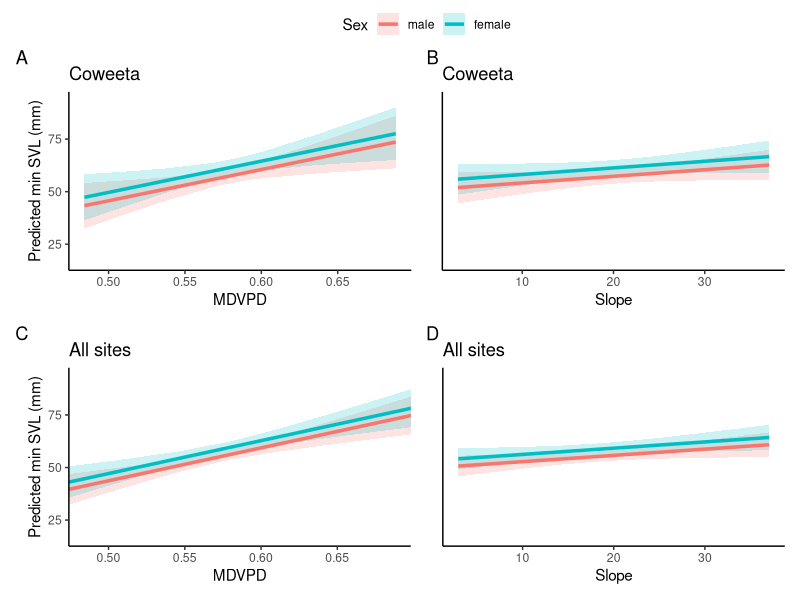
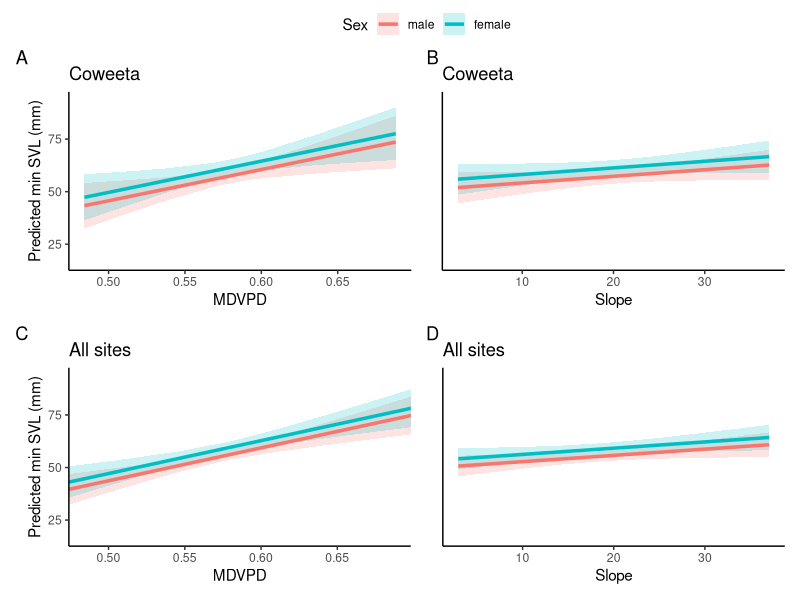

Here is the R script that generated these plots, in order:
## ---- chunk 1
# install.packages(c("tidyverse", "ggeffects", "patchwork"))
library(tidyverse)
library(ggeffects)
library(patchwork)
## ---- chunk 2
Plethodon_data <- read.csv('../Input/Plethodon_Data.csv')
Plethodon_Study_Sites <- read.csv('../Input/Salamander_Study_Sites.csv')
## ---- chunk 3
# Keeps mature males and females
# Excludes those with measurements below 30 and above 120 because these are likely measurement errors
all_mature_plethodon <- Plethodon_data %>%
  filter(maturity_status %in% c("mature_male", "mature_female"),
         between(svl_mm, 30, 120)) %>%
  select(site, species, svl_mm, maturity_status)
## ---- chunk 4
# Smallest mature SVL per site and sex
Plethodon_sites_simplified <- all_mature_plethodon %>%
  group_by(site, maturity_status) %>%
  summarise(svl_mm = min(svl_mm), .groups = "drop") %>%
  mutate(sex = if_else(maturity_status == "mature_male", "male", "female"))

# Keeps only sites with measured mature individuals
Modeling_Data <- Plethodon_Study_Sites %>%
  inner_join(Plethodon_sites_simplified, by = "site", relationship = "one-to-many")
## ---- chunk 5
# Standardizes each site once
scale_by_site <- function(x, site) {
  once <- !duplicated(site)
  (x - mean(x[once])) / sd(x[once])
}

Modeling_Data <- Modeling_Data %>%
  mutate(
    # Folds aspect so 0 = north-facing and 180 = south-facing
    Aspect_folded = 180 - abs(Aspect - 180),

    # Standardizes the covariates
    MDT_z    = scale_by_site(DaymetMDTC.Apr.Oct.2011.2020, site),
    MDP_z    = scale_by_site(DaymetMDPmm.Apr.Oct.2011.2020, site),
    MDVPD_z  = scale_by_site(DaymetMDVPD.Apr.Oct.2011.2020, site),
    Aspect_z = scale_by_site(Aspect_folded, site),
    Slope_z  = scale_by_site(Slope, site),

    # Sets male as the reference level
    sex = relevel(factor(sex), ref = "male"))
## ---- chunk 6
# Subsetting data to only Coweeta
Coweeta_Modeling_data <- Modeling_Data %>%
  filter(Study.Area == "Coweeta")

# Linear Model
Coweeta_Model <- glm(svl_mm ~ sex + MDVPD_z + Slope_z + Aspect_z + MDP_z + MDT_z, data = Coweeta_Modeling_data)

# Model summary 
# This produces two-tailed p-values; these were then calculated as one-tailed p-values and reported as such in the manuscript. 
summary(Coweeta_Model)
## ---- chunk 7
# Linear Model
All_Sites_Model <- glm(svl_mm ~ sex + MDVPD_z + Slope_z + Aspect_z + MDP_z + MDT_z, data = Modeling_Data)

# Model summary
# This produces two-tailed p-values; these were then calculated as one-tailed p-values and reported as such in the manuscript. 
summary(All_Sites_Model)
## ---- chunk 8
# One row per site, matching how the covariates were standardized
Site_Data <- Modeling_Data %>%
  distinct(site, .keep_all = TRUE)

# Back-transformation values
MDVPD_mean <- mean(Site_Data$DaymetMDVPD.Apr.Oct.2011.2020)
MDVPD_sd   <- sd(Site_Data$DaymetMDVPD.Apr.Oct.2011.2020)

Slope_mean <- mean(Site_Data$Slope)
Slope_sd   <- sd(Site_Data$Slope)
## ---- chunk 9
# Coweeta predictions
# MDVPD
MDVPD_pred_coweeta <- ggpredict(Coweeta_Model, terms = c("MDVPD_z", "sex"))
MDVPD_pred_coweeta$MDVPD <- MDVPD_pred_coweeta$x * MDVPD_sd + MDVPD_mean

# Slope
Slope_pred_coweeta <- ggpredict(Coweeta_Model, terms = c("Slope_z", "sex"))
Slope_pred_coweeta$Slope <- Slope_pred_coweeta$x * Slope_sd + Slope_mean

# All site predictions
# MDVPD
MDVPD_pred_all_sites <- ggpredict(All_Sites_Model, terms = c("MDVPD_z", "sex"))
MDVPD_pred_all_sites$MDVPD <- MDVPD_pred_all_sites$x * MDVPD_sd + MDVPD_mean

# Slope
Slope_pred_all_sites <- ggpredict(All_Sites_Model, terms = c("Slope_z", "sex"))
Slope_pred_all_sites$Slope <- Slope_pred_all_sites$x * Slope_sd + Slope_mean
## ---- chunk 10
# Both MDVPD plots begin and end with the Coweeta prediction range for comparison of the Coweeta plot to the broader regional plot.
MDVPD_limits <- range(MDVPD_pred_coweeta$MDVPD)

# Both slope plots cover the combined Coweeta and all-sites range
Slope_limits <- range(Slope_pred_coweeta$Slope, Slope_pred_all_sites$Slope)

# All four plots share one SVL axis that fits every confidence interval
SVL_limits <- range(
  MDVPD_pred_coweeta$conf.low,   MDVPD_pred_coweeta$conf.high,
  Slope_pred_coweeta$conf.low,   Slope_pred_coweeta$conf.high,
  MDVPD_pred_all_sites$conf.low, MDVPD_pred_all_sites$conf.high,
  Slope_pred_all_sites$conf.low, Slope_pred_all_sites$conf.high)

# Adding some space above and below the confidence intervals
SVL_padding <- diff(SVL_limits) * 0.05
SVL_limits <- c(SVL_limits[1] - SVL_padding, SVL_limits[2] + SVL_padding)
## ---- chunk 11
Coweeta_MDVPD_Plot <- ggplot(MDVPD_pred_coweeta, aes(x = MDVPD, y = predicted, color = group, fill = group)) +
  geom_ribbon(aes(ymin = conf.low, ymax = conf.high), alpha = 0.2, color = NA) +
  geom_line(linewidth = 1.2) +
  coord_cartesian(xlim = MDVPD_limits, ylim = SVL_limits) +
  labs(title = "Coweeta", x = "MDVPD", y = "Predicted min SVL (mm)",
       color = "Sex", fill = "Sex", tag = "A") +
  theme_classic() +
  theme(legend.position = "none")
## ---- chunk 12
Coweeta_Slope_Plot <- ggplot(Slope_pred_coweeta, aes(x = Slope, y = predicted, color = group, fill = group)) +
  geom_ribbon(aes(ymin = conf.low, ymax = conf.high), alpha = 0.2, color = NA) +
  geom_line(linewidth = 1.2) +
  coord_cartesian(xlim = Slope_limits, ylim = SVL_limits) +
  labs(title = "Coweeta", x = "Slope", y = NULL,
       color = "Sex", fill = "Sex", tag = "B") +
  theme_classic() +
  theme(axis.text.y = element_blank(), axis.ticks.y = element_blank(), legend.position = "none")
## ---- chunk 13
All_Sites_MDVPD_Plot <- ggplot(MDVPD_pred_all_sites, aes(x = MDVPD, y = predicted, color = group, fill = group)) +
  geom_ribbon(aes(ymin = conf.low, ymax = conf.high), alpha = 0.2, color = NA) +
  geom_line(linewidth = 1.2) +
  coord_cartesian(xlim = MDVPD_limits, ylim = SVL_limits) +
  labs(title = "All sites", x = "MDVPD", y = "Predicted min SVL (mm)",
       color = "Sex", fill = "Sex", tag = "C") +
  theme_classic() +
  theme(legend.position = "none")
## ---- chunk 14
All_Sites_Slope_Plot <- ggplot(Slope_pred_all_sites, aes(x = Slope, y = predicted, color = group, fill = group)) +
  geom_ribbon(aes(ymin = conf.low, ymax = conf.high), alpha = 0.2, color = NA) +
  geom_line(linewidth = 1.2) +
  coord_cartesian(xlim = Slope_limits, ylim = SVL_limits) +
  labs(title = "All sites", x = "Slope", y = NULL,
       color = "Sex", fill = "Sex", tag = "D") +
  theme_classic() +
  theme(axis.text.y = element_blank(), axis.ticks.y = element_blank())
## ---- chunk 15
# Coweeta plots on the top row, all-sites plots on the bottom row, shared legend above
Combined_Covariate_Plot <- (
  guide_area() /
    (Coweeta_MDVPD_Plot | Coweeta_Slope_Plot) /
    (All_Sites_MDVPD_Plot | All_Sites_Slope_Plot)) +
  plot_layout(heights = c(0.10, 1, 1), guides = "collect") &
  theme(legend.position = "top")

Combined_Covariate_Plot

# Saves the combined plot, creating the Outputs folder if it doesn't exist
dir.create("../Outputs", showWarnings = FALSE)
ggsave("../Outputs/combined_MDVPD_Slope_plot.pdf", plot = Combined_Covariate_Plot, width = 14, height = 9, units = "in")
## ---- chunk 16
# Records the R and package versions used
sessionInfo()
